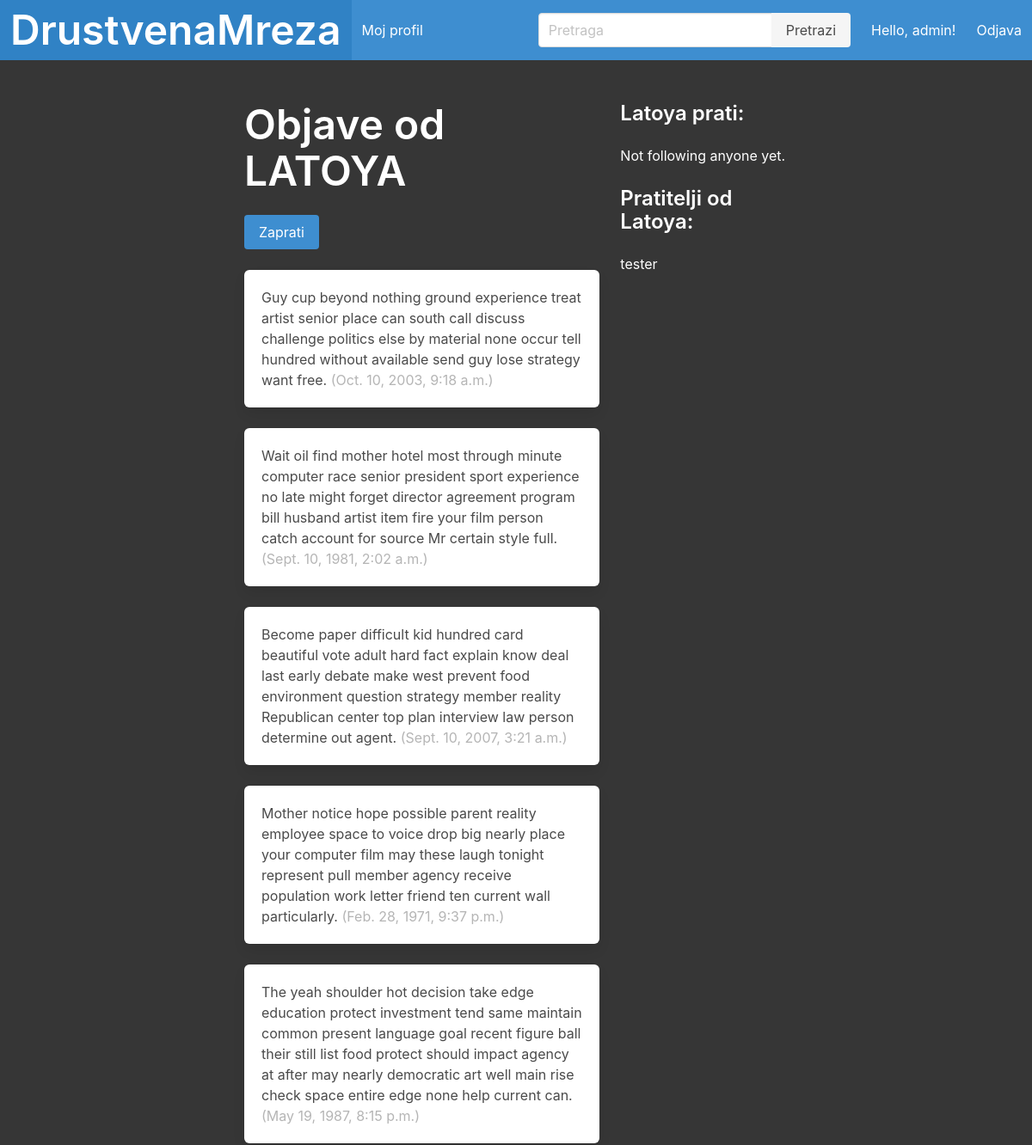
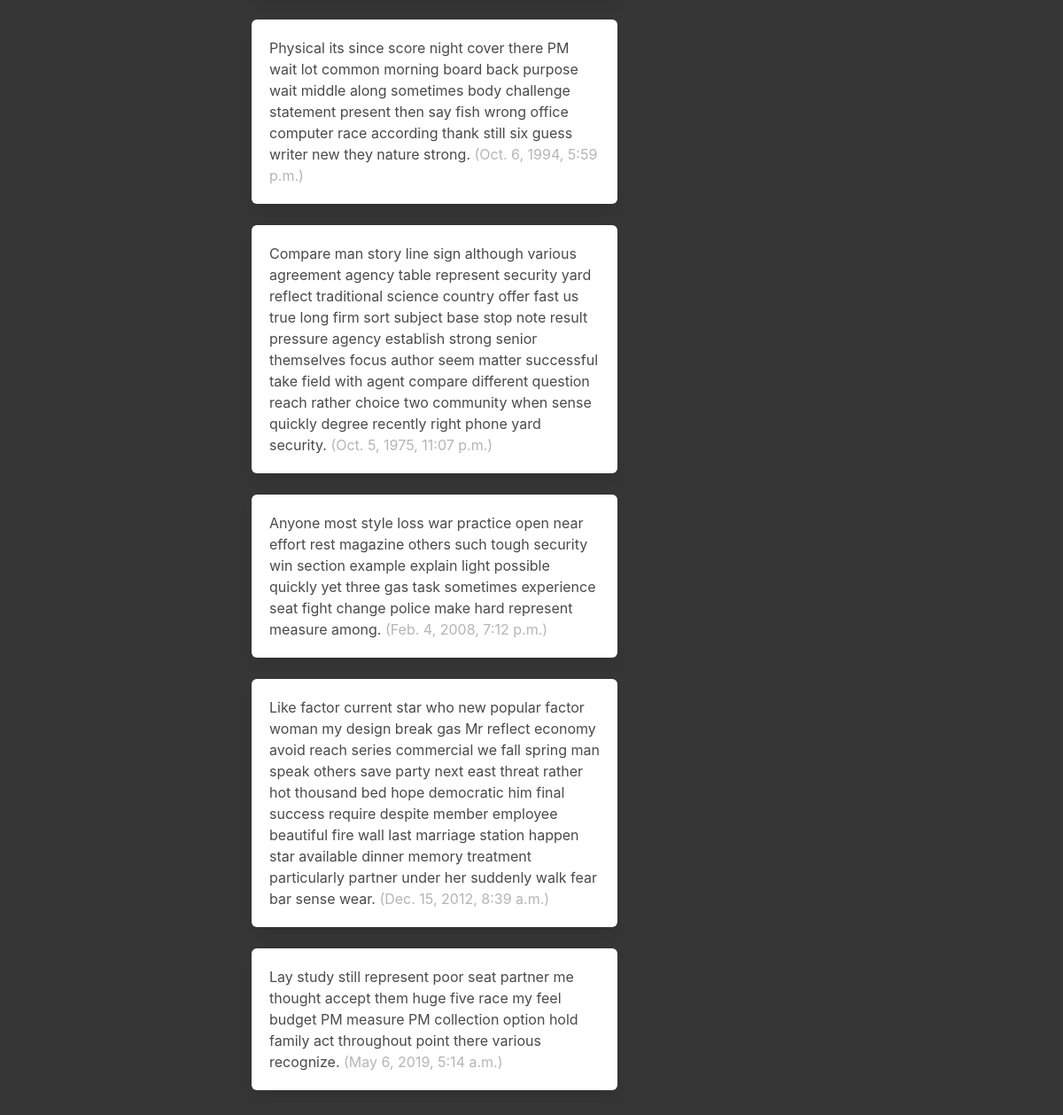
The app's page /profil/26 (signed in) with its own data (2 pictures, top to bottom).
### drustvena_mrezaApp/models.py (models this page shows, shortened)
class Profil(models.Model):
    user = models.OneToOneField(User, on_delete=models.CASCADE)
    follows = models.ManyToManyField(
        "self",
        related_name="followed_by",
        related_query_name="followers",
        symmetrical=False,
        blank=True
)
    def __str__(self):
        return self.user.username

class Objava(models.Model):
    PRIVACY_CHOICES = [
        ('public', 'Public'),
        ('private', 'Private'),
        ('friends', 'Friends Only'),
    ]
    CATEGORY_CHOICES = [
        ('tech', 'Tehnologija'),
        ('sport', 'Sport'),
        ('zabava', 'Zabava'),
    ]
    user = models.ForeignKey(
        User, related_name="objave", on_delete=models.DO_NOTHING
    )
    sadrzaj = models.CharField(max_length=200)
    datum_objave = models.DateTimeField(default=timezone.now)
    privacy = models.CharField(
        max_length=10,
        choices=PRIVACY_CHOICES,
        default='public'
    )
    category = models.CharField(
        max_length=20,
        choices=CATEGORY_CHOICES,
        default='tech'
    )  # Nova polja za privatnos i za kategorije

### drustvena_mrezaApp/profile_views.py (the view)
# urls.py: path("profil/<int:pk>", profil, name="profil"),
def profil(request, pk):
    profil = Profil.objects.get(pk=pk)
    current_user_profile = Profil.objects.get(user=request.user)
    is_following = current_user_profile.follows.filter(pk=profil.pk).exists()
    following_users = profil.follows.all()
    followed_by_users = profil.followed_by.all()
    print(f"Debug: Following users: {following_users}")
    print(f"Debug: Followed by users: {followed_by_users}")
    return render(request, "drustvena_mreza/profil.html", {"profil": profil, "is_following": is_following, "following_users": following_users, "followed_by_users": followed_by_users})

### drustvena_mrezaApp/templates/drustvena_mreza/profil.html (shortened to what this page needs)
{% extends 'pocetna.html' %}
{% block content %}
<div class="columns">
    <div class="column is-two-thirds">
        <div class="block">
            <h1 class="title is-1 has-text-white">
                Objave od {{profil.user.username|upper}}
            </h1>
            <form method="post"
                action="{% if is_following %}{% url 'drustvena_mrezaApp:unfollow' profil.pk %}{% else %}{% url 'drustvena_mrezaApp:follow' profil.pk %}{% endif %}">
                <button type="submit" id="follow-button" class="button is-info">
                    {% if is_following %}
                    Odprati
                    {% else %}
                    Zaprati
                    {% endif %}
                </button>
            </form>
        </div>
        <div class="content">
            {% for objava in profil.user.objave.all %}
            <div class="box">
                {{ objava.sadrzaj }}
                <span class="is-small has-text-grey-light">
                    ({{ objava.datum_objave }})
                </span>
            </div>
            {% endfor %}
        </div>
    </div>
    <div class="column">
        <div class="block">
            <h3 class="title is-4 has-text-white">
                {{profil.user.username}} prati:
            </h3>
            <div class="list is-hoverable">
                {% for profil in following_users %}
                <a class="list-item has-text-white">
                    {{ profil.user.username }}
                </a>
                {% empty %}
                <a class="list-item has-text-white">Not following anyone yet.</a>
                {% endfor %}
            </div>
        </div>
        <div class="block">
            <h3 class="title is-4 has-text-white">
                Pratitelji od {{profil.user.username}}:
            </h3>
            <div class="list is-hoverable">
                {% for profil in followed_by_users %}
                <a class="list-item has-text-white">
                    {{ profil.user.username }}
                </a>
                {% empty %}
                <a class="list-item has-text-white">No followers yet.</a>
                {% endfor %}
            </div>
        </div>
    </div>
</div>
{% endblock content %}

### drustvena_mrezaApp/templates/pocetna.html (shortened to what this page needs)
<!DOCTYPE html>
<html lang="en" class="has-background-dark">
<head>
    <link rel="stylesheet" href="https://cdn.jsdelivr.net/npm/bulma@0.9.3/css/bulma.min.css">
    <link rel="stylesheet" href="https://cdnjs.cloudflare.com/ajax/libs/font-awesome/5.15.3/css/all.min.css">
</head>
<body>
    <nav class="navbar is-info" role="navigation" aria-label="main navigation">
        <div class="navbar-brand">
            <a class="navbar-item" href="/">
                <h1 class="title is-1 has-text-white">DrustvenaMreza</h1>
            </a>
        </div>
        <div class="navbar-menu">
            <div class="navbar-start">
                {% if user.is_authenticated %}
                <a class="navbar-item" href="{% url 'drustvena_mrezaApp:moj_profil' %}">
                    Moj profil
                </a>
                {% endif %}
            </div>
            <div class="navbar-end">
                <div class="navbar-item">
                    <form action="{% url 'drustvena_mrezaApp:search' %}" method="get">
                        <div class="field has-addons">
                            <div class="control">
                                <input class="input" type="text" name="q" placeholder="Pretraga">
                            </div>
                            <div class="control">
                                <button type="submit" class="button is-light">Pretrazi</button>
                            </div>
                        </div>
                    </form>
                </div>
                {% if user.is_authenticated %}
                <p class="navbar-item">Hello, {{ user.username }}!</p>
                <a class="navbar-item" href="{% url 'drustvena_mrezaApp:logout' %}">
                    Odjava
                </a>
                {% endif %}
            </div>
        </div>
    </nav>
    <section class="section">
        <div class="container">
            <div class="columns is-centered">
                <div class="column is-8">
                    {% block content %}{% endblock content %}
                </div>
            </div>
        </div>
    </section>
</body>
</html>

### records on screen
Profil: user.username "LATOYA", user.username "Latoya"
Objava: sadrzaj "Guy cup beyond nothing ground experience treat artist senior place can south call discuss challenge politics else by material none occur tell hundred without available send guy lose strategy want free.", datum_objave "Oct. 10, 2003, 9:18 a.m."
Objava: sadrzaj "Wait oil find mother hotel most through minute computer race senior president sport experience no late might forget director agreement program bill husband artist item fire your film person catch account for source Mr certain style full.", datum_objave "Sept. 10, 1981, 2:02 a.m."
Objava: sadrzaj "Become paper difficult kid hundred card beautiful vote adult hard fact explain know deal last early debate make west prevent food environment question strategy member reality Republican center top plan interview law person determine out agent.", datum_objave "Sept. 10, 2007, 3:21 a.m."
Objava: sadrzaj "Mother notice hope possible parent reality employee space to voice drop big nearly place your computer film may these laugh tonight represent pull member agency receive population work letter friend ten current wall particularly.", datum_objave "Feb. 28, 1971, 9:37 p.m."
Objava: sadrzaj "The yeah shoulder hot decision take edge education protect investment tend same maintain common present language goal recent figure ball their still list food protect should impact agency at after may nearly democratic art well main rise check space entire edge none help current can.", datum_objave "May 19, 1987, 8:15 p.m."
Objava: sadrzaj "Physical its since score night cover there PM wait lot common morning board back purpose wait middle along sometimes body challenge statement present then say fish wrong office computer race according thank still six guess writer new they nature strong.", datum_objave "Oct. 6, 1994, 5:59 p.m."
Objava: sadrzaj "Compare man story line sign although various agreement agency table represent security yard reflect traditional science country offer fast us true long firm sort subject base stop note result pressure agency establish strong senior themselves focus author seem matter successful take field with agent compare different question reach rather choice two community when sense quickly degree recently right phone yard security.", datum_objave "Oct. 5, 1975, 11:07 p.m."
Objava: sadrzaj "Anyone most style loss war practice open near effort rest magazine others such tough security win section example explain light possible quickly yet three gas task sometimes experience seat fight change police make hard represent measure among.", datum_objave "Feb. 4, 2008, 7:12 p.m."
Objava: sadrzaj "Like factor current star who new popular factor woman my design break gas Mr reflect economy avoid reach series commercial we fall spring man speak others save party next east threat rather hot thousand bed hope democratic him final success require despite member employee beautiful fire wall last marriage station happen star available dinner memory treatment particularly partner under her suddenly walk fear bar sense wear.", datum_objave "Dec. 15, 2012, 8:39 a.m."
Objava: sadrzaj "Lay study still represent poor seat partner me thought accept them huge five race my feel budget PM measure PM collection option hold family act throughout point there various recognize.", datum_objave "May 6, 2019, 5:14 a.m."
Profil: user.username "tester"

### other values on screen
{{ user.username }} "admin"
